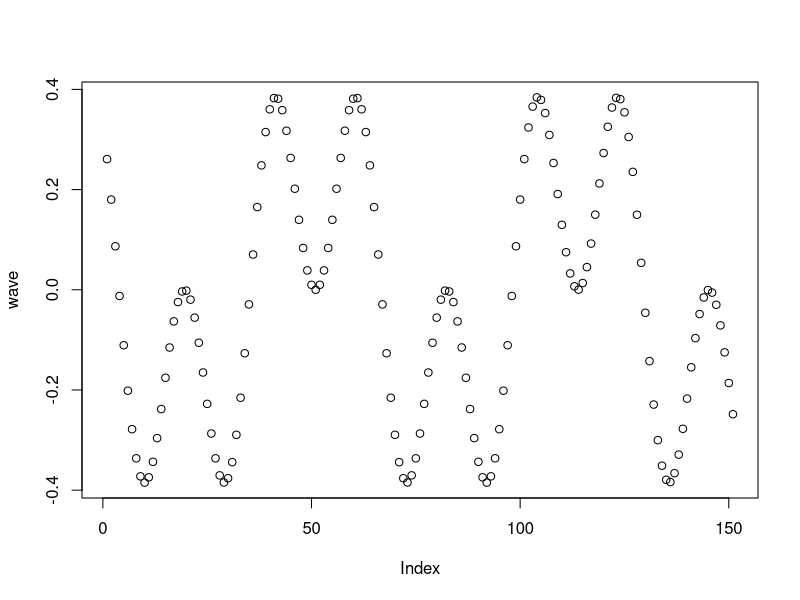

This figure's R source:
# Exercise 1: creating and operating on vectors

# Create a vector `names` that contains your name and the names of 2 people 
# next to you. Print the vector.
names <- c("John Doe","Jane Doe")

# Use the colon operator : to create a vector `n` of numbers from 10:49
n <- c(0:49)

# Use the `length()` function to get the number of elements in `n`
print (length(n))

# Add 1 to each element in `n` and print the result
n <- n+1

# Create a vector `m` that contains the numbers 10 to 1 (in that order). 
# Hint: use the `seq()` function
m <- (seq(10,1))

# Subtract `m` FROM `n`. Note the recycling!
n <- n-m

# Use the `seq()` function to produce a range of numbers from -5 to 10 in `0.1`
# increments. Store it in a variable `x_range`
x_range <- seq(-5,10,0.1)

# Create a vector `sin_wave` by calling the `sin()` function on each element 
# in `x_range`.
sin_wave <- sin(x_range)

# Create a vector `cos_wave` by calling the `cos()` function on each element 
# in `x_range`.
cos_wave <- cos(x_range)

# Create a vector `wave` by multiplying `sin_wave` and `cos_wave` together, then
# adding `sin_wave` to the product
wave <- sin_wave*cos_wave
wave <- sin_wave*wave

# Use the `plot()` function to plot your `wave`!
plot(wave)
